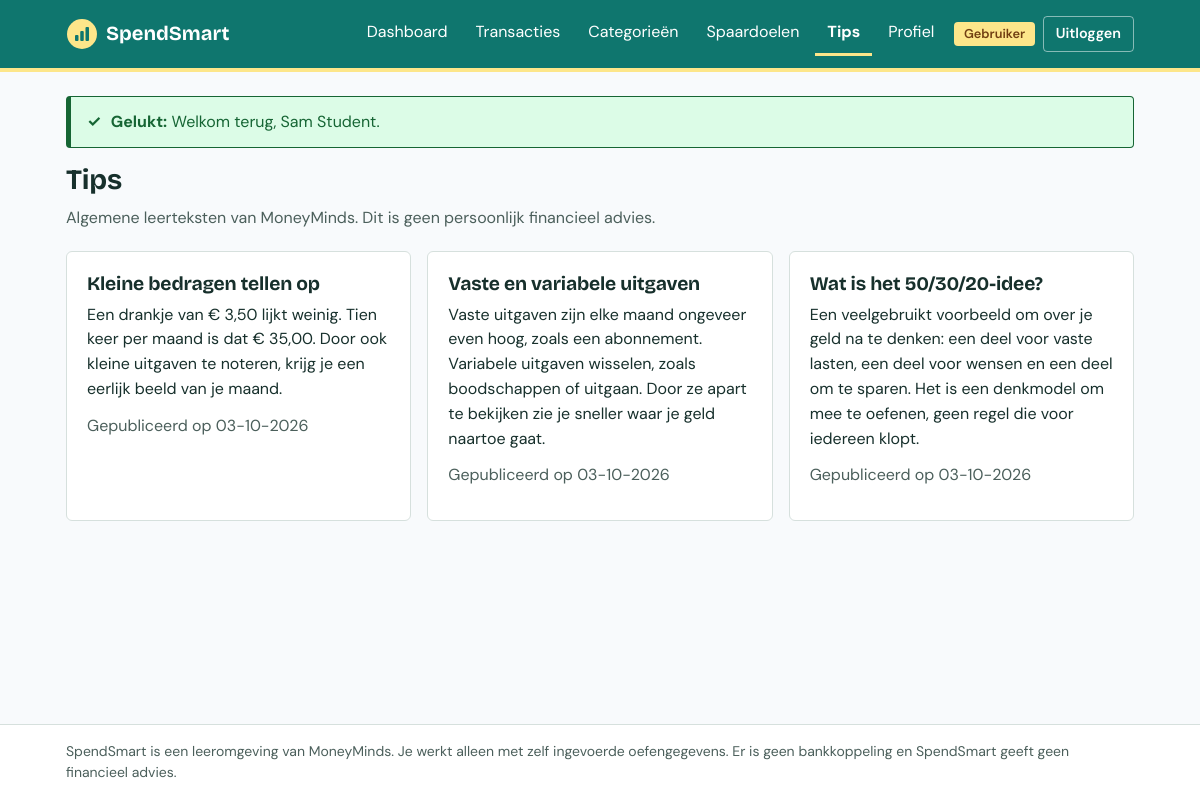
The app's page /tips (signed in) with its own data.
### tables this page shows
CREATE TABLE users (
    id              INT UNSIGNED NOT NULL AUTO_INCREMENT,
    name            VARCHAR(100) NOT NULL,
    email           VARCHAR(190) NOT NULL,
    password_hash   VARCHAR(255) NOT NULL,
    role            ENUM('user', 'content_manager') NOT NULL DEFAULT 'user',
    created_at      DATETIME NOT NULL DEFAULT CURRENT_TIMESTAMP,
    updated_at      DATETIME NOT NULL DEFAULT CURRENT_TIMESTAMP ON UPDATE CURRENT_TIMESTAMP,
    PRIMARY KEY (id),
    UNIQUE KEY users_email_unique (email)
);

CREATE TABLE tips (
    id              INT UNSIGNED NOT NULL AUTO_INCREMENT,
    title           VARCHAR(150) NOT NULL,
    body            TEXT NOT NULL,
    is_published    TINYINT(1) NOT NULL DEFAULT 0,
    published_at    DATETIME NULL,
    author_id       INT UNSIGNED NULL,
    created_at      DATETIME NOT NULL DEFAULT CURRENT_TIMESTAMP,
    updated_at      DATETIME NOT NULL DEFAULT CURRENT_TIMESTAMP ON UPDATE CURRENT_TIMESTAMP,
    PRIMARY KEY (id),
    KEY tips_published_index (is_published, published_at),
    CONSTRAINT tips_author_fk FOREIGN KEY (author_id)
        REFERENCES users (id) ON DELETE SET NULL
);

### app/Core/View.php (called while the page is built, shortened)
<?php
final class View
{
    private static array $shared = [];
    public static function share(string $key, mixed $value): void
    {
        self::$shared[$key] = $value;
    }
    public static function shared(string $key, mixed $default = null): mixed
    {
        return self::$shared[$key] ?? $default;
    }
    public static function render(string $template, array $data = [], string $layout = 'layouts/main'): string
    {
        $content = self::renderFile($template, $data);
        return self::renderFile($layout, array_merge($data, ['content' => $content]));
    }
    public static function partial(string $template, array $data = []): string
    {
        return self::renderFile('partials/' . $template, $data);
    }
    private static function renderFile(string $viewName, array $viewData): string
    {
        $viewPath = BASE_PATH . '/app/Views/' . $viewName . '.php';
        extract($viewData, EXTR_SKIP);
        require $viewPath;
        return (string) ob_get_clean();
    }
}

### app/Controllers/TipController.php (called while the page is built, shortened)
<?php
final class TipController extends Controller
{
    public function index(): void
    {
        $this->view('tips/index', [
            'title' => 'Tips',
            'tips' => (new TipRepository($this->db()))->published(),
        ]);
    }
}

### public/index.php (called while the page is built, shortened)
<?php
require dirname(__DIR__) . '/app/bootstrap.php';
$request = Request::fromGlobals();
$router = new Router();
try {
    $router->dispatch($request);
} catch (RedirectException $redirect) {
    $redirect->send();
} catch (Throwable $exception) {
    ErrorHandler::handle($exception);
}

### app/Repositories/Repository.php (called while the page is built, shortened)
<?php
abstract class Repository
{
    protected function fetchOne(string $sql, array $parameters = []): ?array
    {
        $statement = $this->db->prepare($sql);
        $statement->execute($parameters);
        $row = $statement->fetch();
        return $row === false ? null : $row;
    }
    protected function fetchAll(string $sql, array $parameters = []): array
    {
        $statement = $this->db->prepare($sql);
        $statement->execute($parameters);
        return $statement->fetchAll();
    }
}

### app/Repositories/TipRepository.php (called while the page is built, shortened)
<?php
final class TipRepository extends Repository
{
    public function published(): array
    {
        return $this->fetchAll(
            'SELECT id, title, body, published_at FROM tips
             WHERE is_published = 1 ORDER BY published_at DESC, id DESC'
        );
    }
}

### app/helpers.php (called while the page is built, shortened)
<?php
function e(mixed $value): string
{
    return htmlspecialchars((string) $value, ENT_QUOTES | ENT_SUBSTITUTE, 'UTF-8');
}
function config(string $key, mixed $default = null): mixed
{
    static $config = null;
    $config ??= require BASE_PATH . '/config/config.php';
    $value = $config;
    foreach (explode('.', $key) as $segment) {
        $value = $value[$segment];
    }
    return $value;
}
function url(string $path = '/', array $query = []): string
{
    $basePath = implode('/', array_map('rawurlencode', explode('/', Request::basePath())));
    $url = $basePath . '/' . ltrim($path, '/');
    $query = array_filter($query, static fn ($value) => $value !== null && $value !== '');
    if ($query !== []) {
        $url .= '?' . http_build_query($query);
    }
    return $url;
}
function asset(string $path): string
{
    $file = BASE_PATH . '/public/assets/' . ltrim($path, '/');
    $version = is_file($file) ? (string) filemtime($file) : null;
    return url('/assets/' . ltrim($path, '/'), ['v' => $version]);
}
function format_date(?string $date): string
{
    $parsed = DateTimeImmutable::createFromFormat('!Y-m-d', substr($date, 0, 10));
    return $parsed === false ? $date : $parsed->format('d-m-Y');
}
function is_active(string $prefix): bool
{
    $currentPath = View::shared('currentPath', '/');
    return $currentPath === $prefix || str_starts_with($currentPath, rtrim($prefix, '/') . '/');
}
function partial(string $template, array $data = []): string
{
    return View::partial($template, $data);
}

### app/Core/Request.php (called while the page is built, shortened)
<?php
final class Request
{
    public static function basePath(): string
    {
        $scriptName = str_replace('\\', '/', (string) ($_SERVER['SCRIPT_NAME'] ?? ''));
        $directory = rtrim(dirname($scriptName), '/');
        return $directory === '.' ? '' : $directory;
    }
}

### app/Core/Session.php (called while the page is built, shortened)
<?php
final class Session
{
    public static function get(string $key, mixed $default = null): mixed
    {
        return $_SESSION[$key] ?? $default;
    }
}

### app/Core/Auth.php (called while the page is built, shortened)
<?php
final class Auth
{
    private static ?array $user = null;
    public static function id(): ?int
    {
        $id = Session::get(self::SESSION_KEY);
        return is_int($id) ? $id : null;
    }
    public static function user(): ?array
    {
        $id = self::id();
        if (self::$user === null) {
            self::$user = (new UserRepository(Database::connection()))->findById($id);
        }
        return self::$user;
    }
    public static function check(): bool
    {
        return self::user() !== null;
    }
}

### app/Repositories/UserRepository.php (called while the page is built, shortened)
<?php
final class UserRepository extends Repository
{
    public function findById(int $id): ?array
    {
        return $this->fetchOne(
            'SELECT id, name, email, role, created_at FROM users WHERE id = :id',
            ['id' => $id]
        );
    }
}

### app/Core/Middleware.php (called while the page is built, shortened)
<?php
final class Middleware
{
    public static function run(string $name): void
    {
        [$type, $argument] = array_pad(explode(':', $name, 2), 2, '');
        match ($type) {
            'auth' => self::requireLogin(),
            'guest' => self::requireGuest(),
            'role' => self::requireRole($argument),
            default => throw new InvalidArgumentException("Onbekende middleware: {$name}"),
        };
    }
    private static function requireLogin(): void
    {
        if (!Auth::check()) {
            Flash::add('info', 'Log in om deze pagina te bekijken.');
            Response::redirect(url('/login'));
        }
    }
}

### app/bootstrap.php (called while the page is built, shortened)
<?php
spl_autoload_register(static function (string $class): void {
    $prefix = 'App\\';
    $relativePath = str_replace('\\', '/', substr($class, strlen($prefix)));
    $file = BASE_PATH . '/app/' . $relativePath . '.php';
});
require BASE_PATH . '/app/helpers.php';

### app/Core/Env.php (called while the page is built, shortened)
<?php
final class Env
{
    public static function get(string $key, ?string $default = null): ?string
    {
        $value = $_ENV[$key] ?? getenv($key);
        return $value === false || $value === null ? $default : (string) $value;
    }
}

### config/config.php (called while the page is built, shortened)
<?php
return [
    'app' => [
        'name' => 'SpendSmart',
        'env' => Env::get('APP_ENV', 'production'),
        'debug' => Env::get('APP_DEBUG', 'false') === 'true',
    ],
    'db' => [
        'host' => Env::get('DB_HOST', '127.0.0.1'),
        'port' => Env::get('DB_PORT', '3306'),
        'name' => Env::get('DB_NAME', 'spendsmart'),
        'user' => Env::get('DB_USER', 'root'),
        'password' => Env::get('DB_PASSWORD', ''),
    ],
    'security' => [
        'max_login_attempts' => 5,
        'login_lockout_minutes' => 15,
    ],
    'budget' => [
        'warning_percentage' => 80,
    ],
];

### app/Core/Database.php (called while the page is built, shortened)
<?php
final class Database
{
    private static ?PDO $connection = null;
    public static function connection(): PDO
    {
        if (self::$connection === null) {
            $dsn = sprintf(
                'mysql:host=%s;port=%s;dbname=%s;charset=utf8mb4',
                config('db.host'),
                config('db.port'),
                config('db.name'),
            );
            self::$connection = new PDO($dsn, (string) config('db.user'), (string) config('db.password'), [
                PDO::ATTR_ERRMODE => PDO::ERRMODE_EXCEPTION,
                PDO::ATTR_DEFAULT_FETCH_MODE => PDO::FETCH_ASSOC,
                PDO::ATTR_EMULATE_PREPARES => false,
            ]);
        }
        return self::$connection;
    }
}

### app/Support/Role.php (called while the page is built, shortened)
<?php
final class Role
{
    public static function label(string $role): string
    {
        return match ($role) {
            self::USER => 'Gebruiker',
            self::CONTENT_MANAGER => 'Contentbeheerder',
            default => 'Onbekend',
        };
    }
}

### app/Core/Flash.php (called while the page is built, shortened)
<?php
final class Flash
{
    public static function consume(): array
    {
        $messages = Session::get(self::SESSION_KEY, []);
        return $messages;
    }
}

### app/Views/tips/index.php (the view, shortened to what this page needs)
<div class="page-header">
    <div>
        <h1>Tips</h1>
        <p class="muted">Algemene leerteksten van MoneyMinds. Dit is geen persoonlijk financieel advies.</p>
    </div>
</div>
<?php if ($tips === []): ?>
    <?= partial('empty-state', ['text' => 'Er zijn nog geen tips gepubliceerd. Kijk later nog eens.']) ?>
<?php else: ?>
    <div class="card-grid">
        <?php foreach ($tips as $tip): ?>
            <article class="card">
                <h2><?= e($tip['title']) ?></h2>
                <p><?= nl2br(e($tip['body'])) ?></p>
                <p class="muted">Gepubliceerd op <?= e(format_date($tip['published_at'])) ?></p>
            </article>
        <?php endforeach; ?>
    </div>
<?php endif; ?>

### app/Core/Router.php (shortened to what this page needs)
<?php
final class Router
{
    private array $routes = [];
    public function dispatch(Request $request): void
    {
        $path = $request->path();
        foreach ($this->routes as $route) {
            if (!preg_match($route['pattern'], $path, $matches)) {
                continue;
            }
            foreach ($route['middleware'] as $middleware) {
                Middleware::run($middleware);
            }
            $parameters = array_values(array_map(
                'intval',
                array_filter($matches, 'is_string', ARRAY_FILTER_USE_KEY)
            ));
            [$controllerClass, $action] = $route['handler'];
            $controller = new $controllerClass($request);
            $controller->$action(...$parameters);
            return;
        }
        throw new HttpException(404, 'Deze pagina bestaat niet.');
    }
    private function add(string $method, string $path, array $handler, array $middleware): void
    {
        $pattern = preg_replace('#\{([a-zA-Z]+)\}#', '(?P<$1>[1-9][0-9]{0,9})', $path);
        $this->routes[] = [
            'method' => $method,
            'pattern' => '#^' . $pattern . '$#',
            'handler' => $handler,
            'middleware' => $middleware,
        ];
    }
}

### app/Views/layouts/main.php (shortened to what this page needs)
<?php
try {
    $currentUser = Auth::user();
} catch (Throwable) {
    $currentUser = null;
}
$navigation = match ($currentUser['role'] ?? null) {
    Role::USER => [
        '/dashboard' => 'Dashboard',
        '/transactions' => 'Transacties',
        '/categories' => 'Categorieën',
        '/goals' => 'Spaardoelen',
        '/tips' => 'Tips',
        '/profile' => 'Profiel',
    ],
    Role::CONTENT_MANAGER => [
        '/content/statistics' => 'Statistieken',
        '/content/tips' => 'Leerteksten',
        '/content/suggestions' => 'Categorievoorstellen',
        '/profile' => 'Profiel',
    ],
    default => [
        '/login' => 'Inloggen',
        '/register' => 'Account maken',
    ],
};
?>
<!DOCTYPE html>
<html lang="nl">
<head>
    <link rel="stylesheet" href="<?= e(asset('css/app.css')) ?>">
</head>
<body>
<header class="site-header">
    <div class="container site-header__inner">
        <a class="brand" href="<?= e(url('/')) ?>">
            <span class="brand__name">SpendSmart</span>
        </a>
        <nav id="main-nav" class="main-nav" aria-label="Hoofdmenu">
            <ul class="main-nav__list">
                <?php foreach ($navigation as $path => $label): ?>
                    <li>
                        <a class="main-nav__link" href="<?= e(url($path)) ?>"<?= is_active($path) ? ' aria-current="page"' : '' ?>><?= e($label) ?></a>
                    </li>
                <?php endforeach; ?>
            </ul>
            <?php if ($currentUser !== null): ?>
                <div class="main-nav__account">
                    <span class="role-badge"><?= e(Role::label($currentUser['role'])) ?></span>
                    <form method="post" action="<?= e(url('/logout')) ?>">
                        <button type="submit" class="button button--ghost button--small">Uitloggen</button>
                    </form>
                </div>
            <?php endif; ?>
        </nav>
    </div>
</header>
<main id="main" class="container main">
    <?php foreach (Flash::consume() as $message): ?>
        <?= partial('alert', ['type' => $message['type'], 'text' => $message['text']]) ?>
    <?php endforeach; ?>
    <?= $content ?>
</main>
<footer class="site-footer">
    <div class="container">
        <p>SpendSmart is een leeromgeving van MoneyMinds. Je werkt alleen met zelf ingevoerde oefengegevens. Er is geen bankkoppeling en SpendSmart geeft geen financieel advies.</p>
    </div>
</footer>
</body>
</html>

### records on screen
users: role "Dashboard", role "Transacties", role "Categorieën", role "Spaardoelen", role "Tips", role "Profiel", role "Gebruiker"
tips: title "Kleine bedragen tellen op", body "Een drankje van € 3,50 lijkt weinig. Tien keer per maand is dat € 35,00. Door ook kleine uitgaven te noteren, krijg je een eerlijk beeld van je maand.", published_at "03-10-2026"
tips: title "Vaste en variabele uitgaven", body "Vaste uitgaven zijn elke maand ongeveer even hoog, zoals een abonnement. Variabele uitgaven wisselen, zoals boodschappen of uitgaan. Door ze apart te bekijken zie je sneller waar je geld naartoe gaat.", published_at "03-10-2026"
tips: title "Wat is het 50/30/20-idee?", body "Een veelgebruikt voorbeeld om over je geld na te denken: een deel voor vaste lasten, een deel voor wensen en een deel om te sparen. Het is een denkmodel om mee te oefenen, geen regel die voor iedereen klopt.", published_at "03-10-2026"
